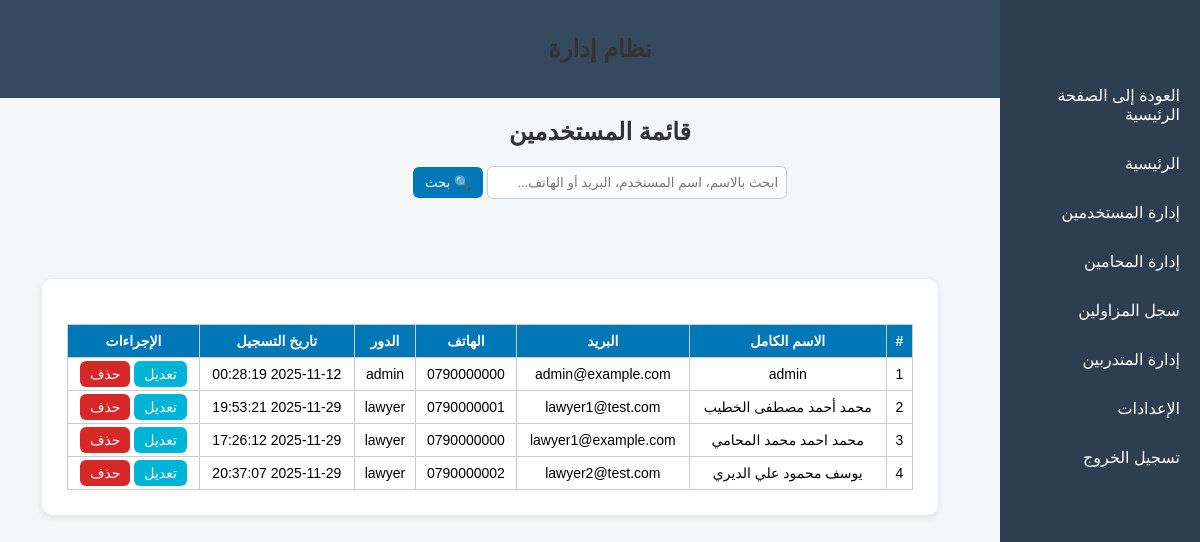
/admin/users/users.php (signed in), run on an earlier commit of the app's database.
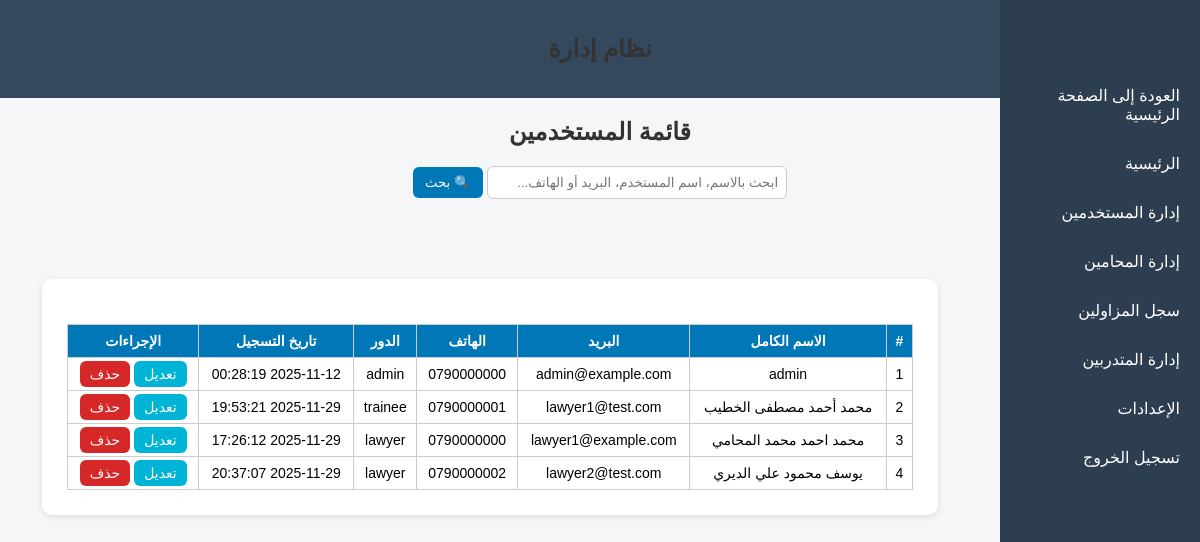
And on a later commit of the database.
### tables this page shows
CREATE TABLE `users` (
  `user_id` int(11) NOT NULL,
  `full_name` varchar(200) NOT NULL,
  `national_id` varchar(30) NOT NULL,
  `phone` varchar(30) DEFAULT NULL,
  `email` varchar(150) DEFAULT NULL,
  `address` varchar(255) DEFAULT NULL,
  `password` varchar(255) NOT NULL,
  `role` enum('trainee','lawyer','admin') NOT NULL DEFAULT 'trainee',
  `created_at` datetime NOT NULL DEFAULT current_timestamp(),
  `updated_at` datetime NOT NULL DEFAULT current_timestamp() ON UPDATE current_timestamp()
);

### admin/users/users.php (the view, shortened to what this page needs)
<?php
include("../includes/header.php");
$search = isset($_GET['search']) ? trim($_GET['search']) : '';
$query = "SELECT * FROM users";
$params = [];
$query .= " ORDER BY full_name ASC";
$stmt = $pdo->prepare($query);
$stmt->execute($params);
$users = $stmt->fetchAll(PDO::FETCH_ASSOC);
?>
<!DOCTYPE html>
<html lang="ar" dir="rtl">
<head>
<link rel="stylesheet" href="../../assets/css/admin.css">
</head>
<body>
<h2>قائمة المستخدمين</h2>
<form method="GET">
    <input type="text" name="search" placeholder="ابحث بالاسم، اسم المستخدم، البريد أو الهاتف..." value="<?= htmlspecialchars($search) ?>">
    <button type="submit">🔍 بحث</button>
</form>
<div class="admin-container">
<?php include("../includes/sidebar.php"); ?>
<div class="container">
<?php if ($users): ?>
<table>
<thead>
<tr>
    <th>#</th>
    <th>الاسم الكامل</th>
    <th>البريد</th>
    <th>الهاتف</th>
    <th>الدور</th>
    <th>تاريخ التسجيل</th>
    <th>الإجراءات</th>
</tr>
</thead>
<tbody>
<?php foreach ($users as $i => $u): ?>
<tr>
    <td><?= $i+1 ?></td>
    <td><?= htmlspecialchars($u['full_name']) ?></td>
    <td><?= htmlspecialchars($u['email'] ?? '-') ?></td>
    <td><?= htmlspecialchars($u['phone'] ?? '-') ?></td>
    <td><?= htmlspecialchars($u['role']) ?></td>
    <td><?= htmlspecialchars($u['created_at'] ?? '-') ?></td>
    <td>
        <a href="edit_user.php?id=<?= $u['user_id'] ?>" class="btn edit-btn">تعديل</a>
        <a href="delete_user.php?id=<?= $u['user_id'] ?>" class="btn delete-btn" onclick="return confirm('هل أنت متأكد من حذف هذا المستخدم؟')">حذف</a>
    </td>
</tr>
<?php endforeach; ?>
</tbody>
</table>
<?php else: ?>
<p class="no-data">لا توجد نتائج مطابقة.</p>
<?php endif; ?>
</div>
</div>
</body>
</html>

### admin/includes/header.php
<header class="admin-header">
  <h2>نظام إدارة</h2>
</header>

### admin/includes/sidebar.php
<aside class="admin-sidebar">
  <ul>
    <li><a href="/mutadarrib/index.php">العودة إلى الصفحة الرئيسية</a></li>
    <li><a href="/mutadarrib/admin/dashboard.php">الرئيسية</a></li>
    <li><a href="/mutadarrib/admin/users/users.php">إدارة المستخدمين</a></li>
    <li><a href="/mutadarrib/admin/lawyers/lawyers.php">إدارة المحامين</a></li>
    <li><a href="/mutadarrib/admin/lawyers/syndicate_lawyers.php">سجل المزاولين</a></li>
    <li><a href="/mutadarrib/admin/trainees/trainees.php">إدارة المتدربين</a></li>
    <li><a href="/mutadarrib/admin/settings.php">الإعدادات</a></li>
    <li><a href="/mutadarrib/auth/logout.php">تسجيل الخروج</a></li>
  </ul>
</aside>

### assets/css/admin.css (style rules this page uses)
body { font-family: "Cairo", sans-serif; background-color: #f4f6f8; direction: rtl; margin: 0; padding: 0; }
.admin-container { margin-right: 220px; padding: 20px; }
.admin-sidebar { width: 200px; background-color: #2c3e50; color: white; height: 100vh; position: fixed; right: 0; top: 0; padding-top: 60px; }
.admin-sidebar ul { list-style: none; padding: 0; }
.admin-sidebar li { margin: 10px 0; }
.admin-sidebar a { color: white; text-decoration: none; display: block; padding: 10px 20px; }
.admin-header { background-color: #34495e; color: white; padding: 15px; text-align: right; }
.container { width: 90%; margin: 40px auto; background: #fff; padding: 25px; border-radius: 10px; box-shadow: 0 2px 6px rgba(0,0,0,0.1); }
h2 { text-align: center; margin-bottom: 20px; color: #333; }
form { text-align: center; margin-bottom: 20px; }
input[type="text"] { padding: 8px; width: 300px; border-radius: 6px; border: 1px solid #ccc; }
button { padding: 8px 12px; background-color: #0077b6; color: #fff; border: none; border-radius: 6px; cursor: pointer; }
table { width: 100%; border-collapse: collapse; margin-top: 15px; }
th, td { padding: 10px; text-align: center; border-bottom: 1px solid #ddd; }
th { background-color: #0077b6; color: white; }

### admin/users/users.php (style rules this page uses)
table { width: 100%; border-collapse: collapse; margin-top: 20px; font-size:14px; }
th, td { border: 1px solid #ccc; padding: 8px; text-align: center; }
th { background: #0077b6; color: white; }
a.btn { padding: 5px 10px; border-radius: 6px; color: white; text-decoration: none; }
.edit-btn { background-color: #00b4d8; }
.delete-btn { background-color: #d62828; }

What changed in the data, as far as the page shows it:
changed users "محمد أحمد مصطفى الخطيب": role "lawyer" → "trainee"
